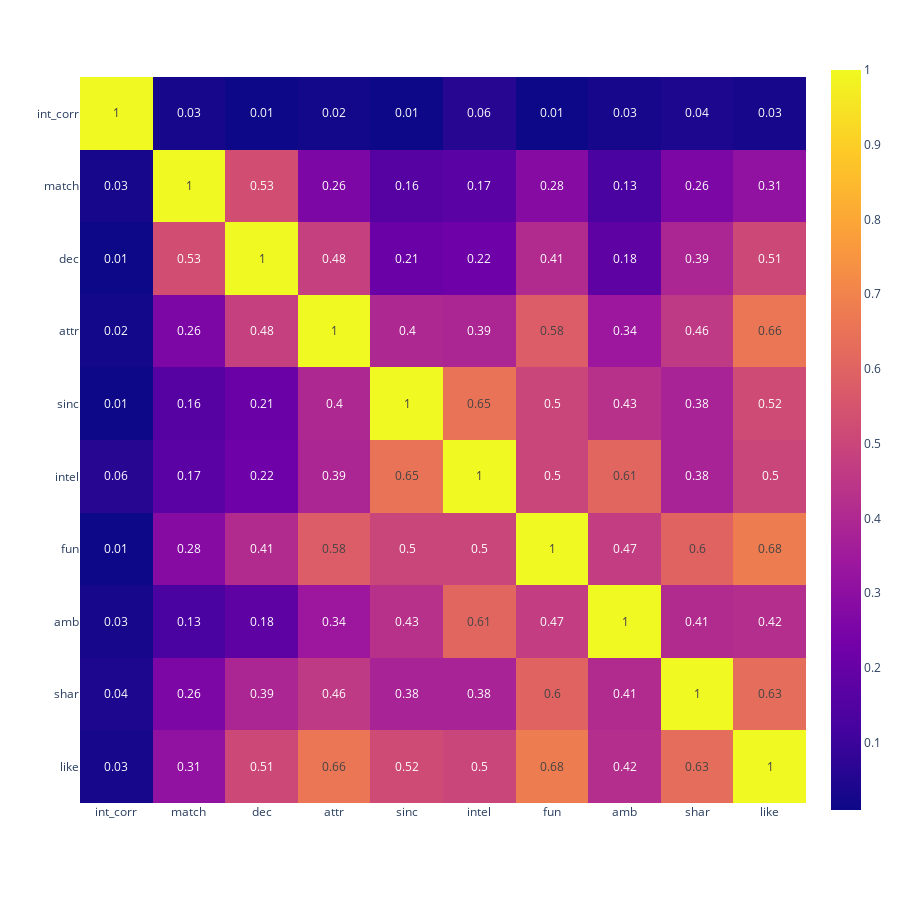

The cell this chart's notebook holds for it:
### Code cell
fig = px.imshow(df_decision_2_corr, text_auto=True, width=900, height=900)
fig.show()

### Figure 1 — Plotly figure (JSON) as saved in the notebook; plotly's stock layout.template omitted (floating-point values rounded to 4 significant figures)
{"data": [{"coloraxis": "coloraxis", "hovertemplate": "x: %{x}<br>y: %{y}<br>color: %{z}<extra></extra>", "name": "0", "texttemplate": "%{z}", "type": "heatmap", "x": ["int_corr", "match", "dec", "attr", "sinc", "intel", "fun", "amb", "shar", "like"], "xaxis": "x", "y": ["int_corr", "match", "dec", "attr", "sinc", "intel", "fun", "amb", "shar", "like"], "yaxis": "y", "z": [[1, 0.03, 0.01, 0.02, 0.01, 0.06, 0.01, 0.03, 0.04, 0.03], [0.03, 1, 0.53, 0.26, 0.16, 0.17, 0.28, 0.13, 0.26, 0.31], [0.01, 0.53, 1, 0.48, 0.21, 0.22, 0.41, 0.18, 0.39, 0.51], [0.02, 0.26, 0.48, 1, 0.4, 0.39, 0.58, 0.34, 0.46, 0.66], [0.01, 0.16, 0.21, 0.4, 1, 0.65, 0.5, 0.43, 0.38, 0.52], [0.06, 0.17, 0.22, 0.39, 0.65, 1, 0.5, 0.61, 0.38, 0.5], [0.01, 0.28, 0.41, 0.58, 0.5, 0.5, 1, 0.47, 0.6, 0.68], [0.03, 0.13, 0.18, 0.34, 0.43, 0.61, 0.47, 1, 0.41, 0.42], [0.04, 0.26, 0.39, 0.46, 0.38, 0.38, 0.6, 0.41, 1, 0.63], [0.03, 0.31, 0.51, 0.66, 0.52, 0.5, 0.68, 0.42, 0.63, 1]]}], "layout": {"coloraxis": {"colorscale": [[0, "#0d0887"], [0.1111, "#46039f"], [0.2222, "#7201a8"], [0.3333, "#9c179e"], [0.4444, "#bd3786"], [0.5556, "#d8576b"], [0.6667, "#ed7953"], [0.7778, "#fb9f3a"], [0.8889, "#fdca26"], [1, "#f0f921"]]}, "height": 900, "margin": {"t": 60}, "width": 900, "xaxis": {"anchor": "y", "constrain": "domain", "domain": [0, 1], "scaleanchor": "y"}, "yaxis": {"anchor": "x", "autorange": "reversed", "constrain": "domain", "domain": [0, 1]}}}
